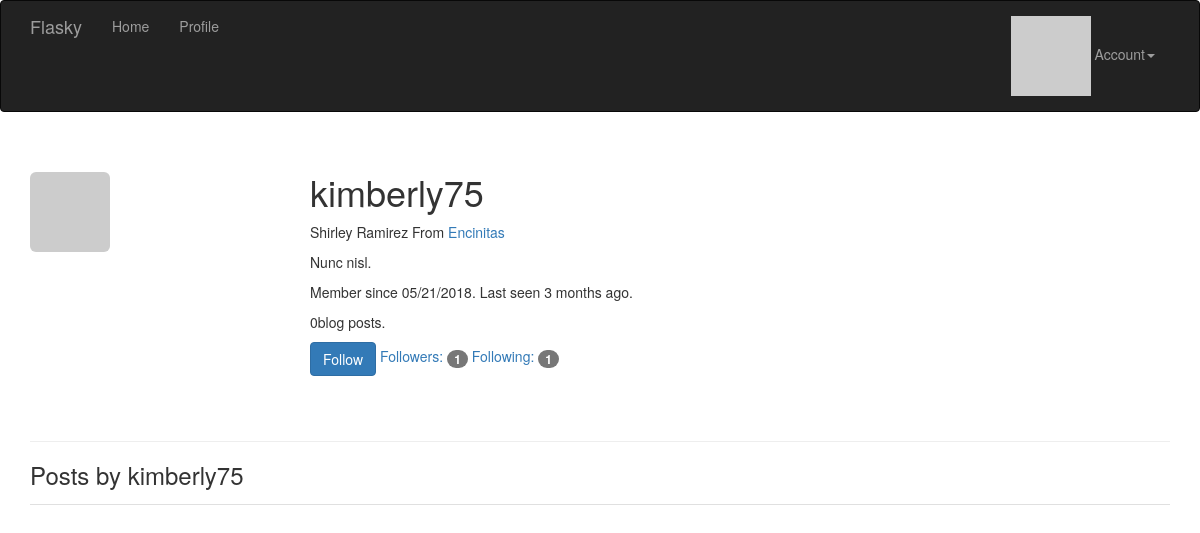
The app's page /user/kimberly75 (signed in) with its own data.
### src/app/models.py (models this page shows, shortened)
class User(UserMixin, db.Model):
    __tablename__ = 'users'
    id = db.Column(db.Integer(), primary_key=True)
    email = db.Column(db.String(64), unique=True, index=True)
    username = db.Column(db.String(255), unique=True, index=True)
    role_id = db.Column(db.Integer, db.ForeignKey('roles.id'))
    posts = db.relationship('Post', backref='author', lazy='dynamic')
    comments = db.relationship('Comment', backref='author', lazy='dynamic')
    password_hash = db.Column(db.String(128))
    confirmed = db.Column(db.Boolean(), default=False)
    name = db.Column(db.String(64))
    location = db.Column(db.String(64))
    about_me = db.Column(db.Text())
    member_since = db.Column(db.DateTime(), default=datetime.utcnow)
    last_seen = db.Column(db.DateTime(), default=datetime.utcnow)
    avatar_hash = db.Column(db.String(32))
    followed = db.relationship('Follow',
                               foreign_keys=[Follow.follower_id],
                               backref=db.backref('follower', lazy='joined'),
                               lazy='dynamic',
                               cascade='all, delete-orphan')
    followers = db.relationship('Follow',
                               foreign_keys=[Follow.followed_id],
                               backref=db.backref('followed', lazy='joined'),
                               lazy='dynamic',
                               cascade='all, delete-orphan')
    @property
    def password(self):
        raise AttributeError('password is not a readable attribute')
    def can(self, permission):
        return self.role is not None and (self.role.permission & permission) == permission
    def is_administrator(self):
        return self.can(Permission.ADMINISTER)
    def ping(self):
        self.last_seen = datetime.utcnow()
        db.session.add(self)
    def gravatar(self, size=100, default='identicon', rating='g'):
        if request.is_secure:
            url = 'http://secure.gravatar.com/avatar'
        else:
            url = 'http://www.gravatar.com/avatar'
        hash = self.avatar_hash or self.gravatar_hash()
        return '{url}/{hash}?s={size}&d={default}&r={rating}'.format(
            url=url, hash=hash, size=size, default=default, rating=rating)
    def is_following(self, user):
        return self.followed.filter_by(followed_id=user.id).first() is not None

### src/app/main/views.py (the view)
@main.route('/user/<username>')
def user(username):
    user = User.query.filter_by(username=username).first()
    if user is None:
        abort(404)
    posts = user.posts.order_by(Post.timestamp.desc()).all()
    return render_template('user.html', user=user, posts=posts)

### src/app/auth/views.py (called while the page is built)
@auth.before_app_request
def before_request():
    print(request, ':', request.endpoint)
    if current_user.is_authenticated:
        current_user.ping()
        if not current_user.confirmed and request.endpoint[:5] != 'auth.':
            return redirect(url_for('auth.unconfirmed'))

### src/app/main/__init__.py (called while the page is built)
@main.app_context_processor
def inject_permissions():
    return dict(Permission=Permission)

### src/app/models.py (called while the page is built)
@login_manager.user_loader
def load_user(user_id):
    return User.query.get(int(user_id))

### src/app/templates/user.html (shortened to what this page needs)
{% extends 'base.html' %}
{% block page_content %}
<div class="page-header">
    <img class="img-rounded profile-thumbnail" src="{{ user.gravatar(size=256) }}"/>
    <div class="profile-header">
        <h1>{{ user.username }} </h1>
        {% if user.name or user.location %}
            <p>
            {% if user.name %}
                {{ user.name }}
            {% endif %}
            {% if user.location %}
                From
                <a href="http://maps.google.com/?q={{ user.location }}">
                    {{ user.location }}
                </a>
            {% endif %}
            </p>
        {% endif %}
        {% if user.about_me %} <p>{{ user.about_me }}</p> {% endif %}
        <p>
            Member since {{ moment(user.member_since).format('L') }}. Last seen {{ moment(user.last_seen).fromNow() }}.
        </p>
        <p>{{ user.posts.count() }}blog posts.</p>
        <p>
            {% if current_user.can(Permission.FOLLOW) and user != current_user %}
                {% if not current_user.is_following(user) %}
                <a href="{{ url_for('.follow', username=user.username) }}" class="btn btn-primary">Follow</a>
                {% else %}
                <a href="{{ url_for('.unfollow', username=user.username) }}" class="btn btn-default">Unfollow</a>
                {% endif %}
            {% endif %}
			<a href="{{ url_for('.followers', username=user.username) }}">Followers: <span class="badge">{{ user.followers.count() }}</span></a>
			<a href="{{ url_for('.followed_by', username=user.username) }}">Following: <span class="badge">{{ user.followed.count() }}</span></a>
        </p>
    </div>
</div>
<h3>Posts by {{ user.username }}</h3>
{% include '_posts.html' %}
{% endblock %}

### src/app/static/styles.css (style rules this page uses)
.profile-thumbnail { position: absolute; }
.profile-header { min-height: 260px; margin-left: 280px; }

### records on screen
User: username "kimberly75", name "Shirley Ramirez", location "Encinitas", about_me "Nunc nisl.", member_since "05/21/2018", last_seen "3 months ago"

### other values on screen
{{ user.posts.count() }} "0"
{{ user.followers.count() }} "1"
{{ user.followed.count() }} "1"
